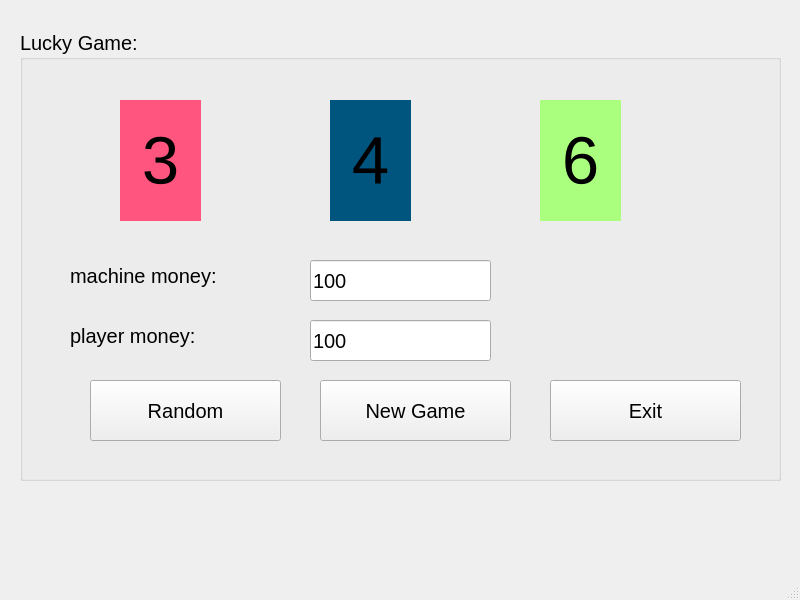
<?xml version="1.0" encoding="UTF-8"?>
<ui version="4.0">
 <class>MainWindow</class>
 <widget class="QMainWindow" name="MainWindow">
  <property name="geometry">
   <rect>
    <x>0</x>
    <y>0</y>
    <width>800</width>
    <height>600</height>
   </rect>
  </property>
  <property name="windowTitle">
   <string>MainWindow</string>
  </property>
  <widget class="QWidget" name="centralwidget">
   <widget class="QGroupBox" name="groupBox">
    <property name="geometry">
     <rect>
      <x>20</x>
      <y>30</y>
      <width>761</width>
      <height>451</height>
     </rect>
    </property>
    <property name="font">
     <font>
      <pointsize>15</pointsize>
     </font>
    </property>
    <property name="title">
     <string>Lucky Game:</string>
    </property>
    <widget class="QLabel" name="labelBox1">
     <property name="geometry">
      <rect>
       <x>100</x>
       <y>70</y>
       <width>81</width>
       <height>121</height>
      </rect>
     </property>
     <property name="font">
      <font>
       <pointsize>50</pointsize>
      </font>
     </property>
     <property name="styleSheet">
      <string notr="true">background-color: rgb(255, 85, 127);</string>
     </property>
     <property name="text">
      <string>3</string>
     </property>
     <property name="alignment">
      <set>Qt::AlignCenter</set>
     </property>
    </widget>
    <widget class="QLabel" name="labelBox2">
     <property name="geometry">
      <rect>
       <x>310</x>
       <y>70</y>
       <width>81</width>
       <height>121</height>
      </rect>
     </property>
     <property name="font">
      <font>
       <pointsize>50</pointsize>
      </font>
     </property>
     <property name="styleSheet">
      <string notr="true">background-color: rgb(0, 85, 127);</string>
     </property>
     <property name="text">
      <string>4</string>
     </property>
     <property name="alignment">
      <set>Qt::AlignCenter</set>
     </property>
    </widget>
    <widget class="QLabel" name="labelBox3">
     <property name="geometry">
      <rect>
       <x>520</x>
       <y>70</y>
       <width>81</width>
       <height>121</height>
      </rect>
     </property>
     <property name="font">
      <font>
       <pointsize>50</pointsize>
      </font>
     </property>
     <property name="styleSheet">
      <string notr="true">background-color: rgb(170, 255, 127);</string>
     </property>
     <property name="text">
      <string>6</string>
     </property>
     <property name="alignment">
      <set>Qt::AlignCenter</set>
     </property>
    </widget>
    <widget class="QLabel" name="label_4">
     <property name="geometry">
      <rect>
       <x>50</x>
       <y>220</y>
       <width>221</width>
       <height>51</height>
      </rect>
     </property>
     <property name="text">
      <string>machine money:</string>
     </property>
    </widget>
    <widget class="QLabel" name="label_5">
     <property name="geometry">
      <rect>
       <x>50</x>
       <y>280</y>
       <width>221</width>
       <height>51</height>
      </rect>
     </property>
     <property name="text">
      <string>player money:</string>
     </property>
    </widget>
    <widget class="QLineEdit" name="lineEditMachineMoney">
     <property name="geometry">
      <rect>
       <x>290</x>
       <y>230</y>
       <width>181</width>
       <height>41</height>
      </rect>
     </property>
     <property name="text">
      <string>100</string>
     </property>
    </widget>
    <widget class="QLineEdit" name="lineEditPlayerMoney">
     <property name="geometry">
      <rect>
       <x>290</x>
       <y>290</y>
       <width>181</width>
       <height>41</height>
      </rect>
     </property>
     <property name="text">
      <string>100</string>
     </property>
    </widget>
    <widget class="QPushButton" name="pushButtonRandom">
     <property name="geometry">
      <rect>
       <x>70</x>
       <y>350</y>
       <width>191</width>
       <height>61</height>
      </rect>
     </property>
     <property name="text">
      <string>Random</string>
     </property>
     <property name="icon">
      <iconset>
       <normaloff>../images/ic_random.webp</normaloff>../images/ic_random.webp</iconset>
     </property>
     <property name="iconSize">
      <size>
       <width>30</width>
       <height>30</height>
      </size>
     </property>
    </widget>
    <widget class="QPushButton" name="pushButtonNewGame">
     <property name="geometry">
      <rect>
       <x>300</x>
       <y>350</y>
       <width>191</width>
       <height>61</height>
      </rect>
     </property>
     <property name="text">
      <string>New Game</string>
     </property>
     <property name="icon">
      <iconset>
       <normaloff>../images/ic_new.webp</normaloff>../images/ic_new.webp</iconset>
     </property>
     <property name="iconSize">
      <size>
       <width>30</width>
       <height>30</height>
      </size>
     </property>
    </widget>
    <widget class="QPushButton" name="pushButtonExit">
     <property name="geometry">
      <rect>
       <x>530</x>
       <y>350</y>
       <width>191</width>
       <height>61</height>
      </rect>
     </property>
     <property name="text">
      <string>Exit</string>
     </property>
     <property name="icon">
      <iconset>
       <normaloff>../images/ic_exit.webp</normaloff>../images/ic_exit.webp</iconset>
     </property>
     <property name="iconSize">
      <size>
       <width>30</width>
       <height>30</height>
      </size>
     </property>
    </widget>
   </widget>
  </widget>
  <widget class="QMenuBar" name="menubar">
   <property name="geometry">
    <rect>
     <x>0</x>
     <y>0</y>
     <width>800</width>
     <height>26</height>
    </rect>
   </property>
  </widget>
  <widget class="QStatusBar" name="statusbar"/>
 </widget>
 <resources/>
 <connections>
  <connection>
   <sender>pushButtonExit</sender>
   <signal>clicked()</signal>
   <receiver>MainWindow</receiver>
   <slot>close()</slot>
   <hints>
    <hint type="sourcelabel">
     <x>645</x>
     <y>436</y>
    </hint>
    <hint type="destinationlabel">
     <x>399</x>
     <y>299</y>
    </hint>
   </hints>
  </connection>
 </connections>
</ui>
